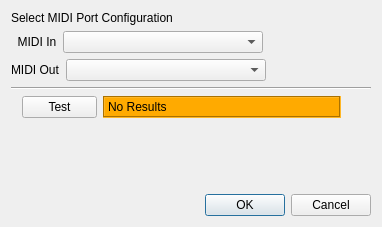
<?xml version="1.0" encoding="UTF-8"?>
<ui version="4.0">
 <class>MidiSelectDialog</class>
 <widget class="QDialog" name="MidiSelectDialog">
  <property name="geometry">
   <rect>
    <x>0</x>
    <y>0</y>
    <width>378</width>
    <height>227</height>
   </rect>
  </property>
  <property name="windowTitle">
   <string>MIDI  Settings</string>
  </property>
  <property name="sizeGripEnabled">
   <bool>false</bool>
  </property>
  <property name="modal">
   <bool>true</bool>
  </property>
  <layout class="QVBoxLayout" name="verticalLayout_3">
   <item>
    <widget class="QLabel" name="label_3">
     <property name="minimumSize">
      <size>
       <width>360</width>
       <height>0</height>
      </size>
     </property>
     <property name="text">
      <string>Select MIDI Port Configuration</string>
     </property>
    </widget>
   </item>
   <item>
    <layout class="QVBoxLayout" name="verticalLayout_2">
     <item>
      <layout class="QVBoxLayout" name="verticalLayout">
       <item>
        <layout class="QHBoxLayout" name="horizontalLayout">
         <item>
          <widget class="QLabel" name="label">
           <property name="text">
            <string>  MIDI In</string>
           </property>
           <property name="buddy">
            <cstring>midiInCombo</cstring>
           </property>
          </widget>
         </item>
         <item>
          <widget class="QComboBox" name="midiInCombo">
           <property name="minimumSize">
            <size>
             <width>200</width>
             <height>0</height>
            </size>
           </property>
          </widget>
         </item>
         <item>
          <spacer name="horizontalSpacer_2">
           <property name="orientation">
            <enum>Qt::Horizontal</enum>
           </property>
           <property name="sizeHint" stdset="0">
            <size>
             <width>40</width>
             <height>20</height>
            </size>
           </property>
          </spacer>
         </item>
        </layout>
       </item>
       <item>
        <layout class="QHBoxLayout" name="horizontalLayout_2">
         <item>
          <widget class="QLabel" name="label_2">
           <property name="text">
            <string>MIDI Out</string>
           </property>
           <property name="buddy">
            <cstring>midiOutCombo</cstring>
           </property>
          </widget>
         </item>
         <item>
          <widget class="QComboBox" name="midiOutCombo">
           <property name="minimumSize">
            <size>
             <width>200</width>
             <height>0</height>
            </size>
           </property>
          </widget>
         </item>
         <item>
          <spacer name="horizontalSpacer">
           <property name="orientation">
            <enum>Qt::Horizontal</enum>
           </property>
           <property name="sizeHint" stdset="0">
            <size>
             <width>40</width>
             <height>20</height>
            </size>
           </property>
          </spacer>
         </item>
        </layout>
       </item>
      </layout>
     </item>
     <item>
      <widget class="Line" name="line">
       <property name="orientation">
        <enum>Qt::Horizontal</enum>
       </property>
      </widget>
     </item>
     <item>
      <layout class="QHBoxLayout" name="horizontalLayout_3">
       <item>
        <spacer name="horizontalSpacer_4">
         <property name="orientation">
          <enum>Qt::Horizontal</enum>
         </property>
         <property name="sizeType">
          <enum>QSizePolicy::Fixed</enum>
         </property>
         <property name="sizeHint" stdset="0">
          <size>
           <width>11</width>
           <height>20</height>
          </size>
         </property>
        </spacer>
       </item>
       <item>
        <widget class="QPushButton" name="testButton">
         <property name="maximumSize">
          <size>
           <width>75</width>
           <height>16777215</height>
          </size>
         </property>
         <property name="text">
          <string>Test</string>
         </property>
        </widget>
       </item>
       <item>
        <widget class="QLabel" name="resultLabel">
         <property name="sizePolicy">
          <sizepolicy hsizetype="Expanding" vsizetype="Preferred">
           <horstretch>0</horstretch>
           <verstretch>0</verstretch>
          </sizepolicy>
         </property>
         <property name="minimumSize">
          <size>
           <width>238</width>
           <height>0</height>
          </size>
         </property>
         <property name="styleSheet">
          <string notr="true">background-color: rgb(255, 170, 0);
</string>
         </property>
         <property name="frameShape">
          <enum>QFrame::Box</enum>
         </property>
         <property name="frameShadow">
          <enum>QFrame::Sunken</enum>
         </property>
         <property name="text">
          <string>No Results</string>
         </property>
         <property name="alignment">
          <set>Qt::AlignLeading|Qt::AlignLeft|Qt::AlignVCenter</set>
         </property>
        </widget>
       </item>
       <item>
        <spacer name="horizontalSpacer_3">
         <property name="orientation">
          <enum>Qt::Horizontal</enum>
         </property>
         <property name="sizeType">
          <enum>QSizePolicy::Preferred</enum>
         </property>
         <property name="sizeHint" stdset="0">
          <size>
           <width>40</width>
           <height>20</height>
          </size>
         </property>
        </spacer>
       </item>
      </layout>
     </item>
    </layout>
   </item>
   <item>
    <spacer name="verticalSpacer">
     <property name="orientation">
      <enum>Qt::Vertical</enum>
     </property>
     <property name="sizeHint" stdset="0">
      <size>
       <width>20</width>
       <height>121</height>
      </size>
     </property>
    </spacer>
   </item>
   <item>
    <widget class="QDialogButtonBox" name="buttonBox">
     <property name="standardButtons">
      <set>QDialogButtonBox::Cancel|QDialogButtonBox::Ok</set>
     </property>
    </widget>
   </item>
  </layout>
 </widget>
 <resources/>
 <connections>
  <connection>
   <sender>buttonBox</sender>
   <signal>accepted()</signal>
   <receiver>MidiSelectDialog</receiver>
   <slot>accept()</slot>
   <hints>
    <hint type="sourcelabel">
     <x>71</x>
     <y>203</y>
    </hint>
    <hint type="destinationlabel">
     <x>27</x>
     <y>158</y>
    </hint>
   </hints>
  </connection>
  <connection>
   <sender>buttonBox</sender>
   <signal>rejected()</signal>
   <receiver>MidiSelectDialog</receiver>
   <slot>reject()</slot>
   <hints>
    <hint type="sourcelabel">
     <x>111</x>
     <y>207</y>
    </hint>
    <hint type="destinationlabel">
     <x>111</x>
     <y>155</y>
    </hint>
   </hints>
  </connection>
 </connections>
</ui>
